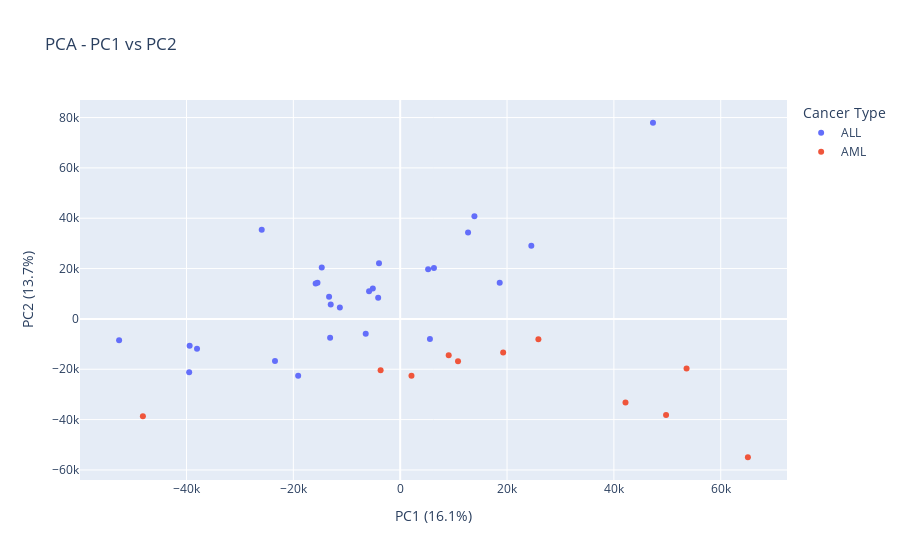

Source (notebook cell):
### Code cell
pca3 = PCA(n_components=2)
components = pca3.fit_transform(X_train_t)
labels = {
    str(i): f"PC {i+1} ({var:.1f}%)"
    for i, var in enumerate(pca3.explained_variance_ratio_ * 100)
}
df_pca = pd.DataFrame(components, columns=[f"PC{i+1}" for i in range(components.shape[1])])
df_pca["Cancer"] = df_merged["cancer"].values
fig = px.scatter(
    df_pca,
    x="PC1",
    y="PC2",
    labels={
        "PC1": f"PC1 ({pca3.explained_variance_ratio_[0]*100:.1f}%)",
        "PC2": f"PC2 ({pca3.explained_variance_ratio_[1]*100:.1f}%)",
        "Cancer": "Cancer Type"
    },
    title="PCA - PC1 vs PC2",
    color="Cancer"
)

fig.show()

### Figure 1 — Plotly figure (JSON) as saved in the notebook; plotly's stock layout.template omitted (floating-point values rounded to 4 significant figures)
{"data": [{"hovertemplate": "Cancer Type=ALL<br>PC1 (16.1%)=%{x}<br>PC2 (13.7%)=%{y}<extra></extra>", "legendgroup": "ALL", "marker": {"color": "#636efa", "symbol": "circle"}, "mode": "markers", "name": "ALL", "orientation": "v", "showlegend": true, "type": "scatter", "x": [-4120.0, 18630.0, -15820.0, -11290.0, 6318.0, -39410.0, -39500.0, -13120.0, 13890.0, -13310.0, -15480.0, -19100.0, 5233.0, -5121.0, 12710.0, -14680.0, 24550.0, -6451.0, -13000.0, 47320.0, -25920.0, -23430.0, -52610.0, -3966.0, 5567.0, -5820.0, -38030.0], "xaxis": "x", "y": [8436.0, 14410.0, 14050.0, 4527.0, 20260.0, -10680.0, -21210.0, -7447.0, 40800.0, 8826.0, 14340.0, -22540.0, 19760.0, 12050.0, 34360.0, 20430.0, 29020.0, -5929.0, 5749.0, 77930.0, 35380.0, -16760.0, -8502.0, 22120.0, -7996.0, 10940.0, -11850.0], "yaxis": "y"}, {"hovertemplate": "Cancer Type=AML<br>PC1 (16.1%)=%{x}<br>PC2 (13.7%)=%{y}<extra></extra>", "legendgroup": "AML", "marker": {"color": "#EF553B", "symbol": "circle"}, "mode": "markers", "name": "AML", "orientation": "v", "showlegend": true, "type": "scatter", "x": [25870.0, -3663.0, 53600.0, 2113.0, 19270.0, 42170.0, 9082.0, -48160.0, 65080.0, 49770.0, 10820.0], "xaxis": "x", "y": [-8082.0, -20400.0, -19680.0, -22620.0, -13360.0, -33200.0, -14400.0, -38720.0, -54960.0, -38200.0, -16860.0], "yaxis": "y"}], "layout": {"legend": {"title": {"text": "Cancer Type"}, "tracegroupgap": 0}, "title": {"text": "PCA - PC1 vs PC2"}, "xaxis": {"anchor": "y", "domain": [0, 1], "title": {"text": "PC1 (16.1%)"}}, "yaxis": {"anchor": "x", "domain": [0, 1], "title": {"text": "PC2 (13.7%)"}}}}
